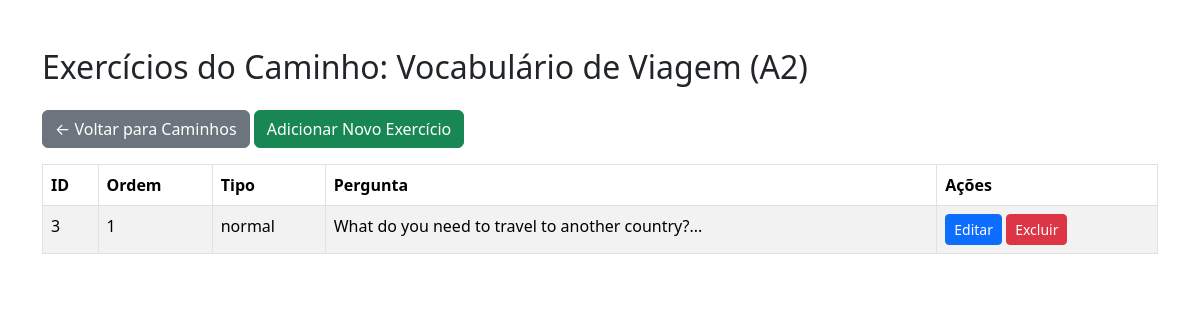
Page /admin/views/gerenciar_exercicios.php?caminho_id=11 (signed in) on the committed database.
### tables this page shows
CREATE TABLE `caminhos_aprendizagem` (
  `id` int NOT NULL AUTO_INCREMENT,
  `idioma` varchar(50) NOT NULL,
  `nome_caminho` varchar(100) NOT NULL,
  `nivel` varchar(2) NOT NULL,
  `id_unidade` int NOT NULL,
  PRIMARY KEY (`id`),
  KEY `fk_caminhos_unidade` (`id_unidade`),
  CONSTRAINT `fk_caminhos_unidade` FOREIGN KEY (`id_unidade`) REFERENCES `unidades` (`id`) ON DELETE RESTRICT ON UPDATE CASCADE
);

CREATE TABLE `exercicios` (
  `id` int NOT NULL AUTO_INCREMENT,
  `caminho_id` int NOT NULL,
  `ordem` int NOT NULL,
  `tipo` enum('normal','especial','quiz') NOT NULL,
  `pergunta` text NOT NULL,
  `conteudo` json DEFAULT NULL,
  `categoria` enum('gramatica','fala','escrita','leitura','audicao') DEFAULT 'gramatica',
  `dificuldade` enum('facil','medio','dificil') DEFAULT 'medio',
  PRIMARY KEY (`id`),
  KEY `caminho_id` (`caminho_id`),
  CONSTRAINT `exercicios_ibfk_1` FOREIGN KEY (`caminho_id`) REFERENCES `caminhos_aprendizagem` (`id`)
);

### admin/views/gerenciar_exercicios.php (the view, shortened to what this page needs)
<?php
$caminho_id = $_GET['caminho_id'];
$database = new Database();
$conn = $database->conn;
$sql_caminho = "SELECT nome_caminho, nivel FROM caminhos_aprendizagem WHERE id = ?";
$stmt_caminho = $conn->prepare($sql_caminho);
$stmt_caminho->bind_param("i", $caminho_id);
$stmt_caminho->execute();
$caminho_info = $stmt_caminho->get_result()->fetch_assoc();
$sql_exercicios = "SELECT id, ordem, tipo, pergunta FROM exercicios WHERE caminho_id = ? ORDER BY ordem";
$stmt_exercicios = $conn->prepare($sql_exercicios);
$stmt_exercicios->bind_param("i", $caminho_id);
$stmt_exercicios->execute();
$exercicios = $stmt_exercicios->get_result()->fetch_all(MYSQLI_ASSOC);
?>
<!DOCTYPE html>
<html lang="pt-br">
<head>
    <link href="https://cdn.jsdelivr.net/npm/bootstrap@5.3.3/dist/css/bootstrap.min.css" rel="stylesheet">
</head>
<body>
    <div class="container mt-5">
        <h2 class="mb-4">Exercícios do Caminho: <?php echo htmlspecialchars($caminho_info['nome_caminho']) . ' (' . htmlspecialchars($caminho_info['nivel']) . ')'; ?></h2>
        <a href="gerenciar_caminho.php" class="btn btn-secondary mb-3">← Voltar para Caminhos</a>
        <a href="adicionar_atividades.php?caminho_id=<?php echo htmlspecialchars($caminho_id); ?>" class="btn btn-success mb-3">Adicionar Novo Exercício</a>
        <table class="table table-bordered table-striped">
            <thead>
                <tr>
                    <th>ID</th>
                    <th>Ordem</th>
                    <th>Tipo</th>
                    <th>Pergunta</th>
                    <th>Ações</th>
                </tr>
            </thead>
            <tbody>
                <?php if (!empty($exercicios)): ?>
                    <?php foreach ($exercicios as $exercicio): ?>
                        <tr>
                            <td><?php echo htmlspecialchars($exercicio['id']); ?></td>
                            <td><?php echo htmlspecialchars($exercicio['ordem']); ?></td>
                            <td><?php echo htmlspecialchars($exercicio['tipo']); ?></td>
                            <td><?php echo htmlspecialchars(substr($exercicio['pergunta'], 0, 50)) . '...'; ?></td>
                            <td>
                                <a href="editar_exercicio.php?id=<?php echo htmlspecialchars($exercicio['id']); ?>" class="btn btn-sm btn-primary">Editar</a>
                                <a href="eliminar_exercicio.php?id=<?php echo htmlspecialchars($exercicio['id']); ?>" class="btn btn-sm btn-danger" onclick="return confirm('Tem certeza que deseja excluir este exercício?');">Excluir</a>
                            </td>
                        </tr>
                    <?php endforeach; ?>
                <?php else: ?>
                    <tr>
                        <td colspan="5" class="text-center">Nenhum exercício encontrado para este caminho.</td>
                    </tr>
                <?php endif; ?>
            </tbody>
        </table>
    </div>
</body>
</html>

### rows in the picture
caminhos_aprendizagem: nome_caminho "Vocabulário de Viagem", nivel "A2"
exercicios: id "3", ordem "1", tipo "normal", pergunta "What do you need to travel to another country?"
